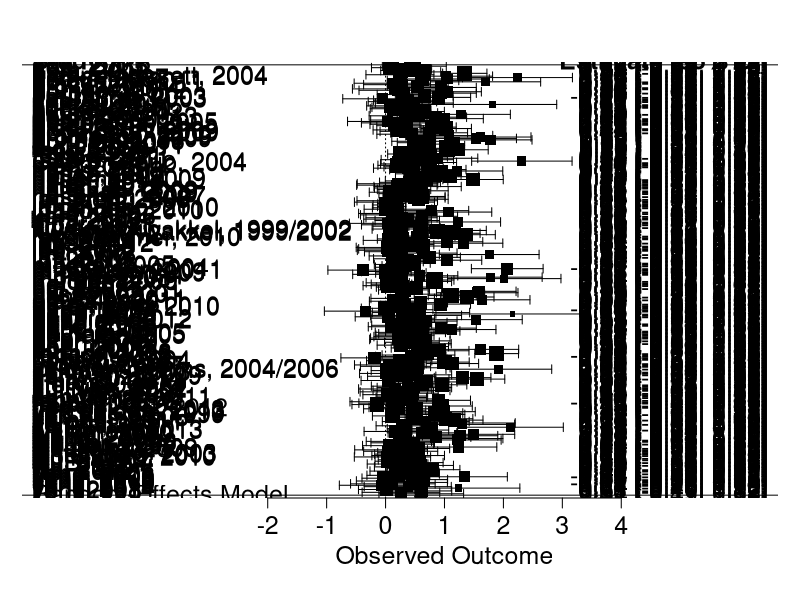
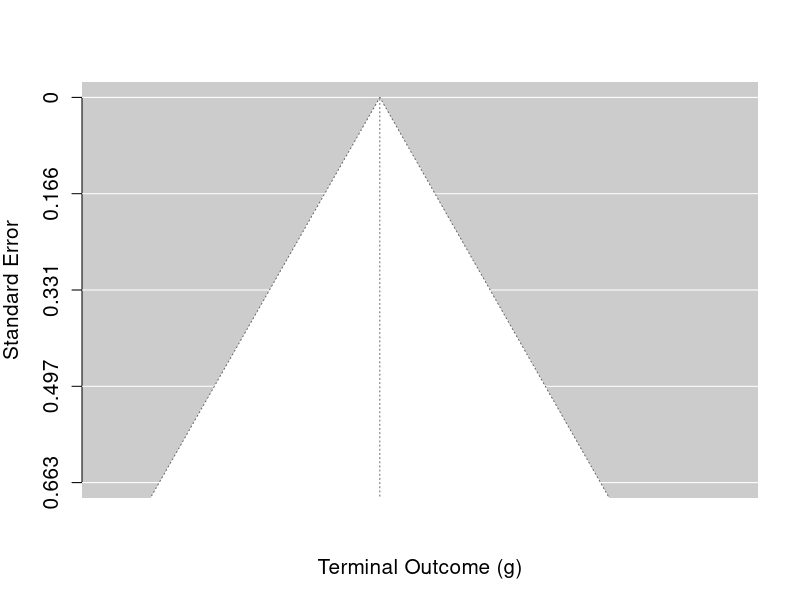

The R script that drew these images, in order: (Note: this script raises an error after producing the figures.)
library("metafor"); library("car"); library("dplyr"); library("ggplot2")

#Read in the full data set
DATA<-read.table("data SCOAR TEXT OUTLIERS REMOVED.txt", header = TRUE, sep="\t") 
head(DATA)

#Alternatively, you can read the text file into R directly from my GitHub repo:
#DATA<-read.table("https://raw.github.com/keithlohse/dose_meta/master/data%20SCOAR%20TEXT%20OUTLIERS%20REMOVED.txt",
#    header = TRUE, sep="\t")
#head(DATA)

#Note that all effect sizes greater than d = 3.0 have been removed

########################################
###Analysis of the primary extraction###

#In this first analysis, we took only the primary outcome or
#the first usable secondary outcome if no primary was listed.
#Below, we will conduct separate analyses for the FMA and gait
#speed (regardless of if those measures were primary outcomes).

#Create different sets of data
#1. DATA <- contains all data for experimental and control groups
#2. LOHSE <- contains only primary outcomes and excludes missing cases
#3. BIGN <- contains only primary outcomes for groups with base n > 30
#3. CTRLS <- contains only the control group data from LOHSE
#4. EXPS <- contains on the experimental group data from LOHSE
#5. FMA <- contains data for Fugl-Meyer Assessment outcomes excludes missing cases
#6. SPEED <- contains data for gait speed outcomes excludes missing cases

LOHSE<-subset(DATA, SCOAR_outcome == "lohse")
length(LOHSE$SCOAR_outcome)
sum(LOHSE$base_n)

LOHSE<-subset(LOHSE,!time_50 == "na") #Remove studies missing time for therapy
LOHSE<-subset(LOHSE,!exp_dur == "na") #Remove studies missing duration of therapy
LOHSE<-subset(LOHSE,!age_base == "na") #Remove studies missing age at baseline
LOHSE<-subset(LOHSE,!days_ps == "na") #Remove studies missing days post-stroke
LOHSE<-subset(LOHSE,!term_d == "na") #Remove studies missing terminal effect-sizes
length(LOHSE$SCOAR_outcome)
sum(LOHSE$base_n)

#Creating a subset of only those studies with large sample sizes
BIGN<-subset(LOHSE, base_n >= 20)
length(BIGN$SCOAR_outcome)
sum(BIGN$base_n)

#Creating a subset of control groups only
CTRLS<-subset(LOHSE, group == "ctrl")
summary(CTRLS$group)

#Creating a subset of experimental groups only
EXPS<-subset(LOHSE, group == "exp")
summary(EXPS$group)

#FMA and SPEED datasets are defined below

###############################################
#Descriptive Statistics of the included Groups#
###############################################
head(LOHSE)
summary(LOHSE$age_base) #average age of patients at baseline
sd(LOHSE$age_base)

summary(LOHSE$days_ps) #average days from stroke to the beginning of therapy
sd(LOHSE$days_ps)

summary(LOHSE$exp_dur) #duration of the intervention
sd(LOHSE$exp_dur)

summary(LOHSE$time_MAX) #time scheduled for therapy based on the Max Time calculation
sd(LOHSE$time_MAX)

summary(LOHSE$time_50) #time scheduled for therapy based on the 50% time calculation
sd(LOHSE$time_50)

summary(LOHSE$time_MIN) #time scheduled for therapy based on the Min time calculation
sd(LOHSE$time_MIN)

summary(as.factor(LOHSE$detailed_time)) #How was time in therapy quantified? 1 = time scheduled; 4 = repetitions
summary(as.factor(LOHSE$itt_analysis)) #Did the authors specify an intention to treat analysis

summary(LOHSE$base_n) #Number of subjects contributing to baseline means
sd(LOHSE$base_n)

summary(LOHSE$term_n) #Number of subjects contributing to the terminal means
sd(LOHSE$term_n)

summary(LOHSE$fu_n) #Number of subjects contributing for follow up means
sd(LOHSE$fu_n, na.rm=TRUE) #Note that we did not filter the data by follow up outcomes,
#so there are missing cases that we need to exclude in this calculation

summary(LOHSE$fu_dur) #time from the baseline assessment to the follow-up assessment
sd(LOHSE$fu_dur, na.rm=TRUE)

summary(LOHSE$group) #experimental versus control groups

summary(LOHSE$term_g) #Number of subjects contributing to the terminal means
sd(LOHSE$term_g)


#############################
#Analysis of All Group Data #
#############################

#Overall analysis of all trials
m0<-rma(term_g, term_Vg, data=LOHSE, method="ML")
m0
confint(m0)

m0A<-rma(term_g, term_Vg, data=CTRLS, method="ML") #intecept only model for control groups
m0A

m0B<-rma(term_g, term_Vg, data=EXPS, method="ML") #intercept only model for experimental groups
m0B


#Creating a forest plot to show the RE model of all of the data
forest(m0, slab=paste(LOHSE$author, LOHSE$year, sep=", "), cex=1.5)

#Creating a funnel plot to show potential bias in the full dataset
palette(c("orange","dodgerblue"))
funnel(m0, pch=21, bg=LOHSE$group, cex = 1.5, cex.axis=1.25, cex.lab=1.25, xlab="Terminal Outcome (g)")
#Statistical test of symmetry
regtest(m0, model = "lm") #Applies the test of asymmetry from Eggers (1997)
#Significant result indicates bias in the distribution of results

#Moderator Analysis of Treatment Versus Control Groups
summary(as.numeric(LOHSE$group))
LOHSE$exp.c<-as.numeric(LOHSE$group)-1.5
head(LOHSE)
m1<-rma(term_g~exp.c, term_Vg, data=LOHSE, method="ML")
m1
confint(m1)

#Moderator Analysis of Groups and DPS
summary(LOHSE$days_ps)
LOHSE$DPS.c<-LOHSE$days_ps-mean(LOHSE$days_ps)
hist(LOHSE$days_ps)

LOHSE$rtDPS<-sqrt(LOHSE$days_ps)
summary(LOHSE$rtDPS)
LOHSE$rtDPS.c<-LOHSE$rtDPS-mean(LOHSE$rtDPS)
hist(LOHSE$rtDPS.c)
mean(LOHSE$rtDPS.c)

m2<-rma(term_g~exp.c+rtDPS.c, term_Vg, data=LOHSE, method="ML")
m2
confint(m2)

#Moderator Analysis of Group and Estimated Time Scheduled
summary(LOHSE$time_50)
hist(LOHSE$time_50)
LOHSE$time50.c<-LOHSE$time_50-mean(LOHSE$time_50)

LOHSE$rtTIME<-sqrt(LOHSE$time_50)
summary(LOHSE$rtTIME)
LOHSE$rtTIME.c<-LOHSE$rtTIME-mean(LOHSE$rtTIME)
hist(LOHSE$rtTIME)

m3<-rma(term_g~exp.c+rtDPS.c+age.c+rtTIME.c, term_Vg, data=LOHSE, method="ML")
m3
confint(m3)
plot(m3)

#INTERACTION OF DOSE WITH TIME
m4<-rma(term_g~exp.c+rtDPS.c*rtTIME.c, term_Vg, data=LOHSE, method="ML")
m4
confint(m4)
plot(fitted(m4),resid(m4))

#Moderator Analysis of Group, DPS, TIME and Age
summary(LOHSE$age_base)
hist(LOHSE$age_base)

LOHSE$age.c<-LOHSE$age_base-mean(LOHSE$age_base)

m5<-rma(term_g~exp.c+rtDPS.c*rtTIME.c+age.c, term_Vg, data=LOHSE, method="ML")
m5
confint(m5)


#Controlling for the effect of therapy duration
summary(LOHSE$exp_dur)
hist(LOHSE$exp_dur)
LOHSE$DUR.c<-LOHSE$exp_dur-mean(LOHSE$exp_dur)

LOHSE$rtDUR<-sqrt(LOHSE$exp_dur)
summary(LOHSE$rtDUR)
hist(LOHSE$rtDUR)
LOHSE$rtDUR.c<-LOHSE$rtDUR-mean(LOHSE$rtDUR)

plot(LOHSE$rtDUR.c,LOHSE$rtTIME.c)
cor.test(LOHSE$rtDUR.c,LOHSE$rtTIME.c)

###
#Adding controlling for the effects of duration
m6<-rma(term_g~exp.c+rtDPS.c*rtTIME.c+age.c+rtDUR.c, term_Vg, data=LOHSE, method="ML")
m6
confint(m6)

summary(LOHSE$rtDPS.c)
summary(LOHSE$rtTIME.c)
quantile(LOHSE$rtTIME.c, c(.10,.25,.50,.75,.90))
summary(LOHSE$age.c)

write.csv(LOHSE, file="data SCOAR R MAIN ANALYSIS.csv")

#Comparison between the different models
summary(m0)
summary(m1)
summary(m2)
summary(m3)
summary(m4)
summary(m5)
summary(m6)


plot(density(resid(m5))) #The distribution of residuals for this model is approximately normal
plot(resid(m5)~fitted(m5)) #The distribution of residuals for this model show some heteroscedasticity
cor.test(resid(m5),fitted(m5)) #but not a significant relationship between fitted values and residuals.


#######################################
#Plots for Multivariable Relationships#
#######################################
palette(c("purple","chartreuse","cyan"))

#Plot of outcomes by DOSE and DPS
plot(LOHSE$term_g~LOHSE$rtTIME, bty='n', type='p', pch=21, bg=LOHSE$days_cat, col="black",  
     lwd=1.0, xlim=c(-1,15), ylim=c(-0.5,3.5), cex=sqrt(LOHSE$base_n)/2, cex.axis=1.25, cex.lab=1.25,
     ylab="Terminal Outcome (g)", xlab="Time Scheduled for Therapy (sqrt(hrs))")
##Cyan = <90 days post stroke, green = <365 days post stroke, purple = > 365 days post stroke


#Plot of outcomes by AGE
LOHSE$AGEq <- ntile(LOHSE$age_base, 4) #the ntile function chops the variable into X equally sized groups. 
palette(topo.colors(4)) #Topocolors is just a color pallette that I like

plot(LOHSE$term_g~LOHSE$age_base, bty='n', xlim=c(40,90), ylim=c(-0.5,3.5), bg=LOHSE$AGEq, col = "black",
     pch=21, cex=sqrt(LOHSE$base_n)/2, cex.axis=1.25, cex.lab=1.25,  
     ylab="Terminal Outcome (g)", xlab="Average Age (years)")

#Plot of outcomes by DPS
plot(LOHSE$term_g~LOHSE$yrs_ps, bty='n', type='p', pch=21, bg=LOHSE$days_cat, col="black",  
     lwd=1.0, xlim=c(0,10), ylim=c(-0.5,3.5), cex=sqrt(LOHSE$base_n)/2, cex.axis=1.25, cex.lab=1.25,
     ylab="Terminal Outcome (g)", xlab="Time Post Stroke (yrs)")

plot(LOHSE$term_g~LOHSE$rtDPS, bty='n', type='p', pch=21, bg=LOHSE$days_cat, col="black",  
     lwd=1.0, xlim=c(0,60), ylim=c(-0.5,3.5), cex=sqrt(LOHSE$base_n)/2, cex.axis=1.25, cex.lab=1.25,
     ylab="Terminal Outcome (g)", xlab="Time Post Stroke (sqrt(days)")
#The square root of DPS is the actual variable in our models, so I think we should use it in the figures

#Plot of outcomes by Time Scheduled for therapy
LOHSE$TIMEq <- ntile(LOHSE$rtTIME, 4)  
palette(topo.colors(4))

plot(LOHSE$term_g~LOHSE$rtTIME, bty='n', xlim=c(0,15), ylim=c(-0.5,3.5), bg=LOHSE$TIMEq, col = "black",
     pch=21, cex=sqrt(LOHSE$base_n)/2, cex.axis=1.25, cex.lab=1.25,  
     ylab="Terminal Outcome (g)", xlab="Estimated Time Scheduled for Therapy (sqrt(hrs))")

plot(LOHSE$term_g~LOHSE$time_50, bty='n', xlim=c(0,250), ylim=c(-0.5,3.5), bg=LOHSE$TIMEq, col = "black",
     pch=21, cex=sqrt(LOHSE$base_n)/2, cex.axis=1.25, cex.lab=1.25,  
     ylab="Terminal Outcome (g)", xlab="Estimated Time Scheduled for Therapy (hrs))")



#############################################
### Analysis of the "Big" groups only, n > 20

#Descriptive Statistics for the BIGN data
summary(BIGN$age_base)
sd(BIGN$age_base, na.rm=TRUE)

summary(BIGN$days_ps)
sd(BIGN$days_ps, na.rm=TRUE)

summary(BIGN$exp_dur)
sd(BIGN$exp_dur, na.rm=TRUE)

summary(BIGN$time_50)
sd(BIGN$time_50, na.rm=TRUE)

summary(BIGN$group)

summary(BIGN$base_n)
sd(BIGN$base_n, na.rm=TRUE)

summary(BIGN$term_g)
sd(BIGN$term_g, na.rm=TRUE)

#Overall analysis of all trials
b0<-rma(term_g, term_Vg, data=BIGN, method="ML")
b0
confint(b0)

#Creating a forest plot to show the RE model of all of the data
forest(b0, slab=paste(BIGN$author, BIGN$year, sep=", "), cex=1.5)

#Creating a funnel plot to show potential bias in the full dataset
palette(c("orange","dodgerblue"))
funnel(b0, pch=21, bg=BIGN$group, cex = 1.5, cex.axis=1.25, cex.lab=1.25, xlab="Terminal Outcome (g)")
#Statistical test of symmetry
regtest(m0, model = "lm") #Applies the test of asymmetry from Eggers (1997)
#Significant result indicates bias in the distribution of results

#Moderator Analysis of Treatment Versus Control Groups
summary(as.numeric(BIGN$group))
BIGN$exp.c<-as.numeric(BIGN$group)-1.5
head(BIGN)
b1<-rma(term_g~exp.c, term_Vg, data=BIGN, method="ML")
b1
confint(b1)

#Moderator Analysis of Groups and DPS
summary(BIGN$days_ps)
BIGN$DPS.c<-BIGN$days_ps-mean(BIGN$days_ps)
hist(BIGN$days_ps)

BIGN$rtDPS<-sqrt(BIGN$days_ps)
summary(BIGN$rtDPS)
BIGN$rtDPS.c<-BIGN$rtDPS-mean(BIGN$rtDPS)
hist(BIGN$rtDPS.c)
mean(BIGN$rtDPS.c)

b2<-rma(term_g~exp.c+rtDPS.c, term_Vg, data=BIGN, method="ML")
b2
confint(b2)

#Moderator Analysis of Group and Estimated Time Scheduled
summary(BIGN$time_50)
hist(BIGN$time_50)
BIGN$time50.c<-BIGN$time_50-mean(BIGN$time_50)

BIGN$rtTIME<-sqrt(BIGN$time_50)
summary(BIGN$rtTIME)
BIGN$rtTIME.c<-BIGN$rtTIME-mean(BIGN$rtTIME)
hist(BIGN$rtTIME)

b3<-rma(term_g~exp.c+rtDPS.c+rtTIME.c, term_Vg, data=BIGN, method="ML")
b3
confint(b3)
plot(b3)

#Adding the interaction of DPS and TIME
#Adding interactions with therapy type
b4<-rma(term_g~exp.c+rtDPS.c*rtTIME.c, term_Vg, data=BIGN, method="ML")
b4
confint(b4)
plot(fitted(b4),resid(b4))
plot(density(resid(b4)))

#Moderator Analysis of Group, DPS, TIME and Age
summary(BIGN$age_base)
hist(BIGN$age_base)

BIGN$age.c<-BIGN$age_base-mean(BIGN$age_base)

b5<-rma(term_g~exp.c+rtDPS.c*rtTIME.c+age.c, term_Vg, data=BIGN, method="ML")
b5
confint(b5)


#Controlling for the effect of therapy duration
summary(BIGN$exp_dur)
hist(BIGN$exp_dur)
BIGN$DUR.c<-BIGN$exp_dur-mean(BIGN$exp_dur)

BIGN$rtDUR<-sqrt(BIGN$exp_dur)
summary(BIGN$rtDUR)
BIGN$rtDUR.c<-BIGN$rtDUR-mean(BIGN$rtDUR)
hist(BIGN$rtDUR.c)

plot(BIGN$rtDUR.c,BIGN$rtTIME.c)
cor.test(BIGN$rtDUR.c,BIGN$rtTIME.c)

###
#Controlling for the duration of therapy
b6<-rma(term_g~exp.c+rtDPS.c*rtTIME.c+age.c+rtDUR.c, term_Vg, data=BIGN, method="ML")
b6
confint(b6)

summary(b0)
summary(b1)
summary(b2)
summary(b3)
summary(b4)
summary(b5)
summary(b6)

write.csv(BIGN, file="data SCOAR BIG N ANALYSIS.csv")

#Plot of outcomes by AGE
BIGN$AGEq <- ntile(BIGN$age_base, 4) #the ntile function chops the variable into X equally sized groups. 
palette(topo.colors(4)) #Topocolors is just a color pallette that I like

plot(BIGN$term_g~BIGN$age_base, bty='n', xlim=c(40,90), ylim=c(-0.5,3.5), bg=BIGN$AGEq, col = "black",
     pch=21, cex=sqrt(BIGN$base_n)/2, cex.axis=1.25, cex.lab=1.25,  
     ylab="Terminal Outcome (g)", xlab="Average Age (years)")

#Plot of outcomes by DPS
plot(BIGN$term_g~BIGN$rtDPS, bty='n', type='p', pch=21, bg=BIGN$days_cat, col="black",  
     lwd=1.0, xlim=c(0,60), ylim=c(-0.5,3.5), cex=sqrt(BIGN$base_n)/2, cex.axis=1.25, cex.lab=1.25,
     ylab="Terminal Outcome (g)", xlab="Time Post Stroke (sqrt(days)")
#The square root of DPS is the actual variable in our models, so I think we should use it in the figures

#Plot of outcomes by Time Scheduled for therapy
BIGN$TIMEq <- ntile(BIGN$rtTIME, 4)  
palette(topo.colors(4))

plot(BIGN$term_g~BIGN$rtTIME, bty='n', xlim=c(0,15), ylim=c(-0.5,3.5), bg=BIGN$TIMEq, col = "black",
     pch=21, cex=sqrt(BIGN$base_n)/2, cex.axis=1.25, cex.lab=1.25,  
     ylab="Terminal Outcome (g)", xlab="Estimated Time Scheduled for Therapy (sqrt(hrs))")




#########################################
###Analysis of the FMA for the UE only###

#All outcomes are fma, fma-ue, fma-se, or fma-wh
#fma-le had been excluded
#only one outcome per study
FMA<-subset(DATA, fma_outcome == "fma")
FMA<-subset(FMA,!time_50 == "na") #Remove studies missing time for therapy
FMA<-subset(FMA,!exp_dur == "na") #Remove studies missing duration of therapy
FMA<-subset(FMA,!age_base == "na") #Remove studies missing age at baseline
FMA<-subset(FMA,!days_ps == "na") #Remove studies missing days post-stroke
FMA<-subset(FMA,!term_d == "na") #Remove studies missing terminal effect-sizes
length(FMA$author)
summary(FMA$term_d)
sum(FMA$base_n)

#Descriptive Statistics for the FMA data
summary(FMA$age_base)
sd(FMA$age_base, na.rm=TRUE)

summary(FMA$days_ps)
sd(FMA$days_ps, na.rm=TRUE)

summary(FMA$exp_dur)
sd(FMA$exp_dur, na.rm=TRUE)

summary(FMA$time_50)
sd(FMA$time_50, na.rm=TRUE)

summary(FMA$group)

summary(FMA$base_n)
sd(FMA$base_n, na.rm=TRUE)

summary(SPEED$term_g)
sd(SPEED$term_g, na.rm=TRUE)

#Regression models for FMA
f0<-rma(term_g, term_Vg, data=FMA, method="ML")
f0

#Moderator Analysis of Group
summary(FMA$group)
FMA$exp.c<-as.numeric(FMA$group)-1.5
head(FMA)
f1<-rma(term_g~exp.c, term_Vg, data=FMA, method="ML")
f1

#Moderator Analysis of Groups and DPS
summary(FMA$days_ps)
FMA$DPS.c<-FMA$days_ps-mean(FMA$days_ps)
hist(FMA$DPS.c)

FMA$rtDPS<-sqrt(FMA$days_ps)
summary(FMA$rtDPS)
FMA$rtDPS.c<-FMA$rtDPS-mean(FMA$rtDPS)
hist(FMA$rtDPS.c)
mean(FMA$rtDPS.c)

f2<-rma(term_g~exp.c+rtDPS.c, term_Vg, data=FMA, method="ML")
f2

#Moderator Analysis of Group and Estimated Time Scheduled
summary(FMA$time_50)
hist(FMA$time_50)
FMA$time50.c<-FMA$time_50-mean(FMA$time_50)

FMA$rtTIME<-sqrt(FMA$time_50)
summary(FMA$rtTIME)
FMA$rtTIME.c<-FMA$rtTIME-mean(FMA$rtTIME)
hist(FMA$rtTIME)

f3<-rma(term_g~exp.c+rtDPS.c+rtTIME.c, term_Vg, data=FMA, method="ML")
f3
plot(f3)

#Adding the interaction of DPS and TIME
f4<-rma(term_g~exp.c+rtDPS.c*rtTIME.c, term_Vg, data=FMA, method="ML")
f4

plot(fitted(f4),resid(f4))

#Moderator Analysis of Group, DPS, and Age
summary(FMA$age_base)
hist(FMA$age_base)

FMA$age.c<-FMA$age_base-mean(FMA$age_base)

f5<-rma(term_g~exp.c+rtDPS.c*rtTIME.c+age.c, term_Vg, data=FMA, method="ML")
f5
confint(f5)

#Controlling for the effect of therapy duration
summary(FMA$exp_dur)
hist(FMA$exp_dur)
FMA$DUR.c<-FMA$exp_dur-mean(FMA$exp_dur)

FMA$rtDUR<-sqrt(FMA$exp_dur)
summary(FMA$rtDUR)
hist(FMA$rtDUR)
FMA$rtDUR.c<-FMA$rtDUR-mean(FMA$rtDUR)

plot(FMA$rtDUR.c,FMA$rtTIME.c)
cor.test(FMA$rtDUR.c,FMA$rtTIME.c)

f6<-rma(term_g~exp.c+rtDPS.c*rtTIME.c+age.c+rtDUR.c, term_Vg, data=FMA, method="ML")
f6

#Comparisons between the different FMA models
summary(f0)
summary(f1)
summary(f2)
summary(f3)
summary(f4)
summary(f5)
summary(f6)

#Exporting the FMA data to a .csv file
write.csv(FMA, file="data SCOAR FMA ANALYSIS.csv")

###Plots of the FMA data###
palette(c("purple","chartreuse","cyan"))

plot(FMA$term_g~FMA$rtTIME, bty='n', type='p', pch=21, bg=FMA$days_cat, col="black",  
     lwd=1.0, xlim=c(-1,15), ylim=c(-0.5,3.5), cex.axis=1.25, cex.lab=1.25,
     cex=sqrt(FMA$base_n)/2, 
     ylab="Terminal FMA (g)", xlab="Time Scheduled for Therapy (sqrt(hrs))")

#Plotting relationships 
g1<-ggplot(FMA, aes(x = base_m, y = term_m, color = as.factor(outcome_name))) +
    geom_point(size = 4, alpha=0.5) + theme(text = element_text(size=20)) +
    #geom_smooth(method=lm)+
    #scale_color_manual(values=c("#007360","#9b1d36","#369cba")) +
    theme(panel.background=element_rect(fill="white", color="gray"), 
          panel.grid.major=element_line(color="gray"),
          panel.grid.minor=element_line(color="gray")) +
    labs(x = "FMA at Baseline", y = "FMA at Terminal Assessment")
print(g1)



#################################################
#Analysis of the gait speed measures only
#All outcomes are fma, fma-ue, fma-se, or fma-wh
#fma-le had been excluded
#only one outcome per study
SPEED<-subset(DATA, speed_outcome == "speed")
SPEED<-subset(SPEED,!time_50 == "na") #Remove studies missing time for therapy
SPEED<-subset(SPEED,!exp_dur == "na") #Remove studies missing duration of therapy
SPEED<-subset(SPEED,!age_base == "na") #Remove studies missing age at baseline
SPEED<-subset(SPEED,!days_ps == "na") #Remove studies missing days post-stroke
SPEED<-subset(SPEED,!term_d == "na") #Remove studies missing terminal effect-sizes
summary(SPEED$term_d)
length(SPEED$author)
sum(SPEED$base_n)

#Descriptive Statistics for the SPEED data
summary(SPEED$age_base)
sd(SPEED$age_base, na.rm=TRUE)

summary(SPEED$days_ps)
sd(SPEED$days_ps, na.rm=TRUE)

summary(SPEED$exp_dur)
sd(SPEED$exp_dur, na.rm=TRUE)

summary(SPEED$time_50)
sd(SPEED$time_50, na.rm=TRUE)

summary(SPEED$group)

summary(SPEED$base_n)
sd(SPEED$base_n, na.rm=TRUE)

summary(SPEED$term_g)
sd(SPEED$term_g, na.rm=TRUE)

#Statistical models for the speed data
s0<-rma(term_g, term_Vg, data=SPEED, method="ML")
s0

#Moderator Analysis of Group
summary(SPEED$group)
SPEED$exp.c<-as.numeric(SPEED$group)-1.5
head(SPEED)
s1<-rma(term_g~exp.c, term_Vg, data=SPEED, method="ML")
s1

#Moderator Analysis of Groups and DPS
summary(SPEED$days_ps)
SPEED$DPS.c<-SPEED$days_ps-mean(SPEED$days_ps)
hist(SPEED$DPS.c)

SPEED$rtDPS<-sqrt(SPEED$days_ps)
summary(SPEED$rtDPS)
SPEED$rtDPS.c<-SPEED$rtDPS-mean(SPEED$rtDPS)
hist(SPEED$rtDPS.c)
mean(FMA$rtDPS.c)

s2<-rma(term_g~exp.c+rtDPS.c, term_Vg, data=SPEED, method="ML")
s2

#Moderator Analysis of Group and Estimated Time Scheduled
summary(SPEED$time_50)
hist(SPEED$time_50)
SPEED$time50.c<-SPEED$time_50-mean(SPEED$time_50)

SPEED$rtTIME<-sqrt(SPEED$time_50)
summary(SPEED$rtTIME)
SPEED$rtTIME.c<-SPEED$rtTIME-mean(SPEED$rtTIME)
hist(SPEED$rtTIME.c)

s3<-rma(term_g~exp.c+rtDPS.c+rtTIME.c, term_Vg, data=SPEED, method="ML")
s3
plot(s3)

#Adding the interaction of DPS and TIME
s4<-rma(term_g~exp.c+rtDPS.c*rtTIME.c, term_Vg, data=SPEED, method="ML")
s4
plot(fitted(s4),resid(s4))

#Moderator Analysis of Group, DPS, and Age
summary(SPEED$age_base)
hist(SPEED$age_base)

SPEED$age.c<-SPEED$age_base-mean(SPEED$age_base)

s5<-rma(term_g~exp.c+rtDPS.c*rtTIME.c+age.c, term_Vg, data=SPEED, method="ML")
s5
confint(s5)

#Controlling for the effect of therapy duration
summary(SPEED$exp_dur)
hist(SPEED$exp_dur)
SPEED$DUR.c<-SPEED$exp_dur-mean(SPEED$exp_dur)

SPEED$rtDUR<-sqrt(SPEED$exp_dur)
summary(SPEED$rtDUR)
hist(SPEED$rtDUR)
SPEED$rtDUR.c<-SPEED$rtDUR-mean(SPEED$rtDUR)

plot(SPEED$rtDUR.c,SPEED$rtTIME.c)
cor.test(SPEED$rtDUR.c,SPEED$rtTIME.c)

s6<-rma(term_g~exp.c+rtDPS.c*rtTIME.c+age.c+rtDUR.c, term_Vg, data=SPEED, method="ML")
s6

#Comparisons between the different SPEED models
summary(s0)
summary(s1)
summary(s2)
summary(s3)
summary(s4)
summary(s5)
summary(s6)

#Exporting the SPEED data to a .csv file
#write.csv(SPEED, file="data SCOAR SPEED ANALYSIS.csv")

###Plots of the SPEED data###
palette(c("purple","chartreuse","cyan"))

plot(SPEED$term_g~SPEED$rtTIME, bty='n', type='p', pch=21, bg=SPEED$days_cat, col="black",  
     lwd=1.0, xlim=c(-1,15), ylim=c(-0.5,3.5), cex.axis=1.25, cex.lab=1.25,
     cex=1/sqrt(SPEED$term_Vg)/(1/sqrt(max(SPEED$term_Vg))), 
     ylab="Terminal Gait Speed (g)", xlab="Time Scheduled for Therapy (sqrt(hrs))")

#There is an issue with plotting baseline means against terminal means
#First the Fuzaro study need to be removed because it used %Time and not m/s
#Second all of the studies that used cm/s need to be converted to m/s
#This has already been done in the SCOAR SPEED ANALYSIS.csv file
SPEED_Graph<-read.table("data SCOAR SPEED ANALYSIS.csv", header = TRUE, sep=",") 
head(SPEED_Graph)

#Plotting relationships 
g1<-ggplot(SPEED_Graph, aes(x = base_mCON, y = term_mCON, color = as.factor(outcome_name))) +
    geom_point(size = 4, alpha=0.5) + theme(text = element_text(size=20)) +
    xlim(0,2)+ylim(0,2)+
    #geom_smooth(method=lm)+
    #scale_color_manual(values=c("#007360","#9b1d36","#369cba")) +
    theme(panel.background=element_rect(fill="white", color="gray"), 
          panel.grid.major=element_line(color="gray"),
          panel.grid.minor=element_line(color="gray")) +
    labs(x = "Speed at Baseline (m/s)", y = "Speed at Terminal Assessment (m/s)")
print(g1)
